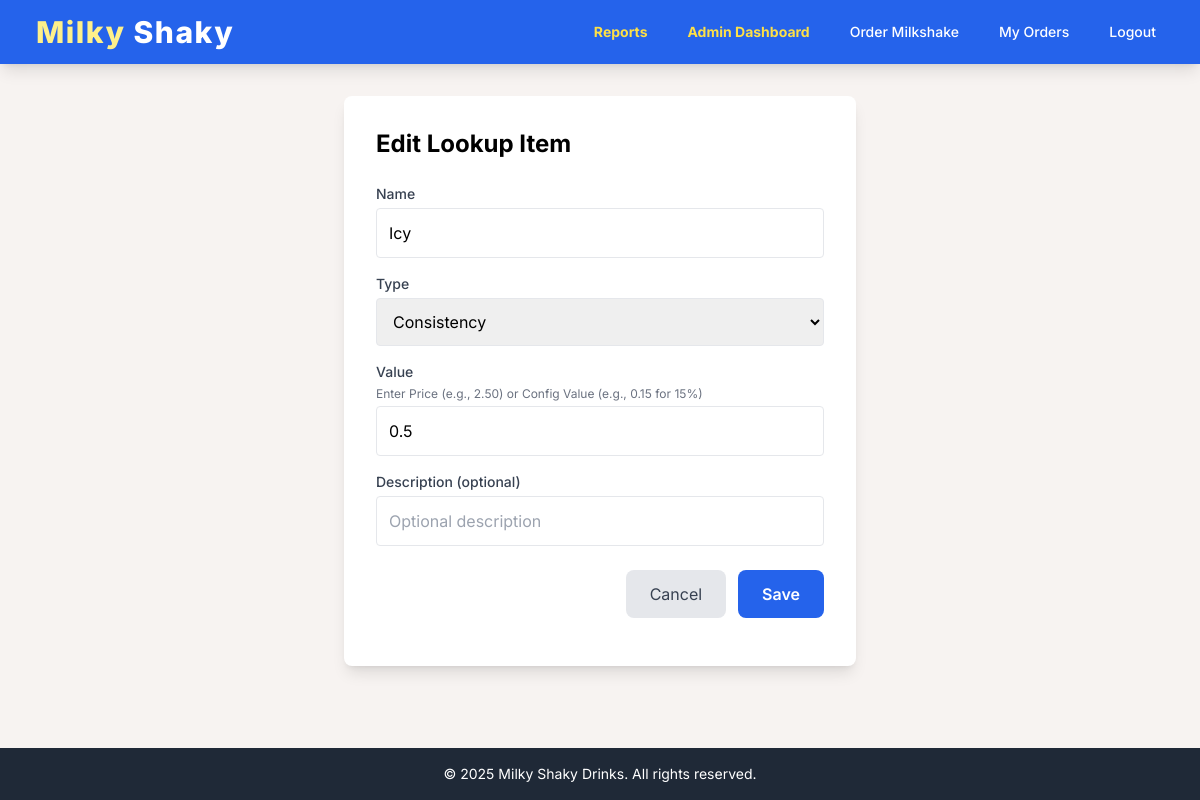
/admin/lookup/edit/12 (signed in), run on the app's committed database.
### models.py (models this page shows, shortened)
class Product(db.Model):
    __tablename__ = 'products'
    id = Column(Integer, primary_key=True)
    name = Column(String(120), nullable=False)
    type = Column(String(50), nullable=False)
    price = Column(Float, nullable=False)
    value = Column(Float, nullable=False)
    description = Column(Text)
    created_at = Column(DateTime, default=datetime.utcnow)

### app.py (the view)
    @app.route('/admin/lookup/edit', methods=['GET', 'POST'])
    @app.route('/admin/lookup/edit/<int:item_id>', methods=['GET', 'POST'])
    @login_required
    @manager_required
    def admin_lookup_edit(item_id=None):
        from models import Product, Config
        from forms import LookupForm
        item = None
        form = LookupForm()
        if item_id:
            item = db.session.get(Product, item_id)
            if not item:
                item = db.session.get(Config, item_id) # Example: If item_id mapping is complex
            if not item:
                flash('Item not found.', 'error')
                return redirect(url_for('admin_dashboard'))
        if form.validate_on_submit():
            try:
                if form.type.data == 'Config':
                    config_item = db.session.query(Config).filter_by(name=form.name.data).first()
                    if not config_item:
                        config_item = Config()
                    config_item.name = form.name.data
                    config_item.type = form.type.data
                    config_item.value = form.value.data
                    db.session.add(config_item)
                else:
                    if not item or not hasattr(item, 'type') or item.type == 'Config':
                        item = Product()
                    item.name = form.name.data
                    item.type = form.type.data
                    item.value = float(form.value.data) # Value is the price
                    item.price = float(form.value.data)
                    item.description = form.description.data
                    db.session.add(item)
                db.session.commit()
                flash(f'Item "{item.name}" saved successfully.', 'success')
                return redirect(url_for('admin_dashboard'))
            except Exception as e:
                db.session.rollback()
                flash(f'Error saving item: {e}', 'error')
                return render_template('admin_lookup_edit.html', form=form, item=item)
        elif item:
            form.name.data = item.name
            form.type.data = item.type
            form.value.data = getattr(item, 'value', '')
            form.description.data = getattr(item, 'description', '')
        return render_template('admin_lookup_edit.html', form=form, item=item)

### forms.py
class LookupForm(FlaskForm):
    name = StringField('Name', validators=[DataRequired(), Length(max=120)])
    type = SelectField('Type', choices=[
        ('Flavour', 'Flavour'),
        ('Topping', 'Topping'),
        ('Consistency', 'Consistency'),
        ('Config', 'Configuration')
    ], validators=[InputRequired()])
    value = StringField('Value', validators=[DataRequired(), Length(max=255)]) # Used for price or config value (e.g., 15% or 10)
    description = StringField('Description (optional)', validators=[Optional(), Length(max=255)])
    submit = SubmitField('Save')

### models.py (called while the page is built)
    @property
    def is_manager(self):
        return self.role == 'manager'

### templates/admin_lookup_edit.html (shortened to what this page needs)
{% extends "base.html" %}
{% block content %}
<div class="min-h-[70vh] flex items-center justify-center">
    <div class="w-full max-w-lg bg-white rounded-lg shadow-lg p-8">
        <h2 class="text-2xl font-bold mb-6">{{ 'Edit' if item else 'Add New' }} Lookup Item</h2>
        <form method="post" novalidate>
            <div class="mb-4">
                {{ form.name.label(class="block text-sm font-medium text-gray-700 mb-1") }}
                {{ form.name(class="w-full border p-3 rounded", placeholder="e.g., Chocolate or VAT") }}
            </div>
            <div class="mb-4">
                {{ form.type.label(class="block text-sm font-medium text-gray-700 mb-1") }}
                {{ form.type(class="w-full border p-3 rounded") }}
            </div>
            <div class="mb-4">
                {{ form.value.label(class="block text-sm font-medium text-gray-700 mb-1") }}
                <p class="text-xs text-gray-500 mb-1">Enter Price (e.g., 2.50) or Config Value (e.g., 0.15 for 15%)</p>
                {{ form.value(class="w-full border p-3 rounded") }}
            </div>
            <div class="mb-6">
                {{ form.description.label(class="block text-sm font-medium text-gray-700 mb-1") }}
                {{ form.description(class="w-full border p-3 rounded", placeholder="Optional description") }}
            </div>
            <div class="flex justify-end space-x-3">
                <a href="{{ url_for('admin_dashboard') }}" class="bg-gray-200 text-gray-700 py-3 px-6 rounded-lg">Cancel</a>
                {{ form.submit(class="bg-blue-600 hover:bg-blue-700 text-white font-semibold py-3 px-6 rounded-lg") }}
            </div>
        </form>
    </div>
</div>
{% endblock %}

### templates/base.html (style rules this page uses)
body { font-family: 'Inter', sans-serif; background-color: #f7f3f1; }

### data on the page
Product: name "Icy", type "Consistency", value "0.5"

### other printed values
{{ 'Edit' if item else 'Add New' }} "Edit"
{{ moment().format('YYYY') }} "2025"
